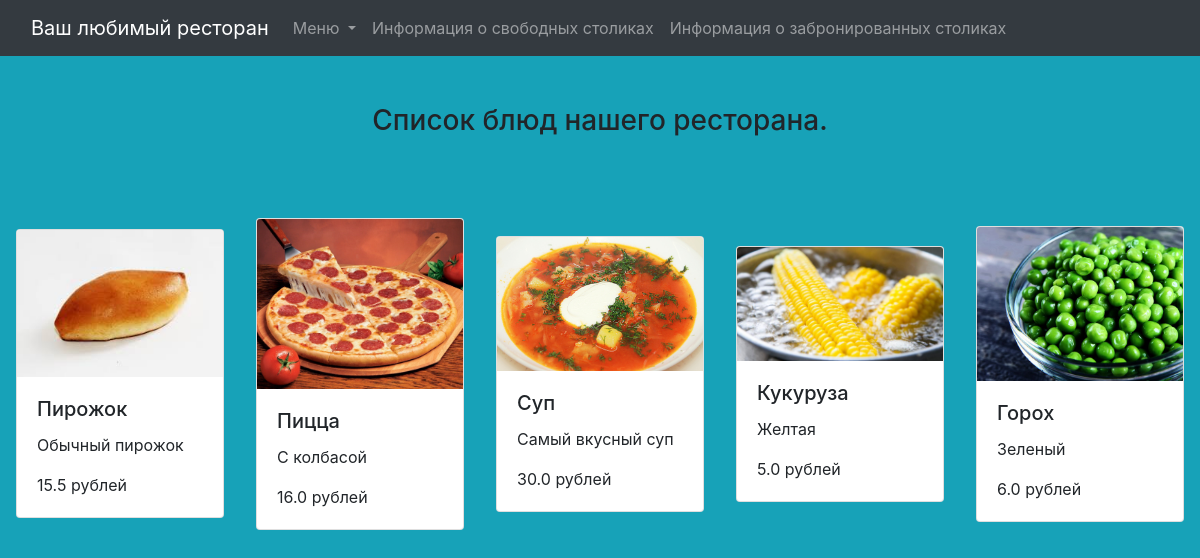
/restaurant/food/, run on the app's committed database.
### infrastructure/models.py (models this page shows, shortened)
class MenuElement(models.Model):
    name = models.CharField(max_length=15)
    price = models.FloatField()
    description = models.TextField()
    element_type = models.CharField(max_length=5)
    image = models.ImageField(upload_to='images/', null=True, blank=True)

### infrastructure/views.py (the view)
# urls.py: path('food/', food_list, name='food_list_url'),
def food_list(request):
    food = MenuElement.objects.filter(element_type='food').all()
    return render(request, 'food_list.html', context={'food': food})

### infrastructure/templates/food_list.html (shortened to what this page needs)
{% extends 'base.html' %}
{% block content %}
    <h3 class="d-flex align-items-center justify-content-center mt-5">Список блюд нашего ресторана.</h3> <br>
    <div class="d-flex align-items-center justify-content-center mt-5">
        {% for f in food %}
            <div class="card ml-3 mr-3" style="width: 18rem;">
                <img src="/media/{{ f.image }}" class="card-img-top" alt="...">
                <div class="card-body">
                    <h5 class="card-title">{{ f.name }}</h5>
                    <p class="card-text">{{ f.description }}</p>
                    <p class="card-text">{{ f.price }} рублей</p>
                </div>
            </div>
        {% endfor %}
    </div>
{% endblock %}

### data on the page
MenuElement: image (picture), name "Пирожок", description "Обычный пирожок", price "15.5"
MenuElement: image (picture), name "Пицца", description "С колбасой", price "16.0"
MenuElement: image (picture), name "Суп", description "Самый вкусный суп", price "30.0"
MenuElement: image (picture), name "Кукуруза", description "Желтая", price "5.0"
MenuElement: image (picture), name "Горох", description "Зеленый", price "6.0"
